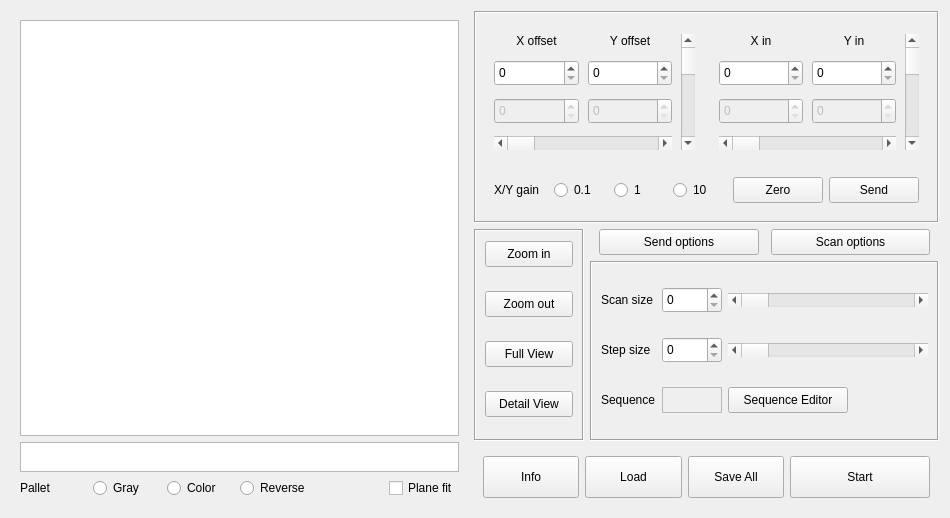
<?xml version="1.0" encoding="UTF-8"?>
<ui version="4.0">
 <class>Scan</class>
 <widget class="QWidget" name="Scan">
  <property name="geometry">
   <rect>
    <x>0</x>
    <y>0</y>
    <width>950</width>
    <height>516</height>
   </rect>
  </property>
  <property name="windowTitle">
   <string>Scan</string>
  </property>
  <layout class="QGridLayout" name="gridLayout_10">
   <item row="4" column="1" colspan="2">
    <widget class="QWidget" name="widget_5" native="true">
     <layout class="QGridLayout" name="gridLayout_9">
      <item row="0" column="0">
       <widget class="QPushButton" name="pushButton_Info_Scan">
        <property name="minimumSize">
         <size>
          <width>0</width>
          <height>42</height>
         </size>
        </property>
        <property name="text">
         <string>Info</string>
        </property>
       </widget>
      </item>
      <item row="0" column="1">
       <widget class="QPushButton" name="pushButton_Load_Scan">
        <property name="minimumSize">
         <size>
          <width>0</width>
          <height>42</height>
         </size>
        </property>
        <property name="text">
         <string>Load</string>
        </property>
       </widget>
      </item>
      <item row="0" column="2">
       <widget class="QPushButton" name="pushButton_SaveAll_Scan">
        <property name="minimumSize">
         <size>
          <width>0</width>
          <height>42</height>
         </size>
        </property>
        <property name="text">
         <string>Save All</string>
        </property>
       </widget>
      </item>
      <item row="0" column="3">
       <widget class="QPushButton" name="pushButton_Start_Scan">
        <property name="minimumSize">
         <size>
          <width>140</width>
          <height>42</height>
         </size>
        </property>
        <property name="text">
         <string>Start</string>
        </property>
       </widget>
      </item>
     </layout>
    </widget>
   </item>
   <item row="0" column="1" colspan="2">
    <widget class="QFrame" name="XY">
     <property name="frameShape">
      <enum>QFrame::Box</enum>
     </property>
     <property name="frameShadow">
      <enum>QFrame::Sunken</enum>
     </property>
     <property name="midLineWidth">
      <number>0</number>
     </property>
     <layout class="QGridLayout" name="gridLayout_5">
      <item row="0" column="1">
       <widget class="QWidget" name="widget_2" native="true">
        <property name="minimumSize">
         <size>
          <width>0</width>
          <height>140</height>
         </size>
        </property>
        <layout class="QGridLayout" name="gridLayout_3">
         <property name="spacing">
          <number>9</number>
         </property>
         <item row="0" column="1">
          <widget class="QLabel" name="label_8">
           <property name="sizePolicy">
            <sizepolicy hsizetype="Preferred" vsizetype="Maximum">
             <horstretch>0</horstretch>
             <verstretch>0</verstretch>
            </sizepolicy>
           </property>
           <property name="layoutDirection">
            <enum>Qt::LeftToRight</enum>
           </property>
           <property name="text">
            <string>Y in</string>
           </property>
           <property name="alignment">
            <set>Qt::AlignCenter</set>
           </property>
          </widget>
         </item>
         <item row="3" column="0" colspan="2">
          <widget class="QScrollBar" name="scrollBar_Xin_XY">
           <property name="orientation">
            <enum>Qt::Horizontal</enum>
           </property>
          </widget>
         </item>
         <item row="1" column="0">
          <widget class="QSpinBox" name="spinBox_XinInput_XY">
           <property name="sizePolicy">
            <sizepolicy hsizetype="Minimum" vsizetype="Preferred">
             <horstretch>0</horstretch>
             <verstretch>0</verstretch>
            </sizepolicy>
           </property>
           <property name="minimumSize">
            <size>
             <width>0</width>
             <height>0</height>
            </size>
           </property>
           <property name="maximumSize">
            <size>
             <width>16777215</width>
             <height>26</height>
            </size>
           </property>
          </widget>
         </item>
         <item row="2" column="0">
          <widget class="QSpinBox" name="spinBox_XinIndication_XY">
           <property name="enabled">
            <bool>false</bool>
           </property>
           <property name="sizePolicy">
            <sizepolicy hsizetype="Minimum" vsizetype="Preferred">
             <horstretch>0</horstretch>
             <verstretch>0</verstretch>
            </sizepolicy>
           </property>
           <property name="minimumSize">
            <size>
             <width>0</width>
             <height>0</height>
            </size>
           </property>
           <property name="maximumSize">
            <size>
             <width>16777215</width>
             <height>26</height>
            </size>
           </property>
          </widget>
         </item>
         <item row="2" column="1">
          <widget class="QSpinBox" name="spinBox_YinIndication_XY">
           <property name="enabled">
            <bool>false</bool>
           </property>
           <property name="sizePolicy">
            <sizepolicy hsizetype="Minimum" vsizetype="Preferred">
             <horstretch>0</horstretch>
             <verstretch>0</verstretch>
            </sizepolicy>
           </property>
           <property name="minimumSize">
            <size>
             <width>0</width>
             <height>0</height>
            </size>
           </property>
           <property name="maximumSize">
            <size>
             <width>16777215</width>
             <height>26</height>
            </size>
           </property>
          </widget>
         </item>
         <item row="0" column="0">
          <widget class="QLabel" name="label_7">
           <property name="sizePolicy">
            <sizepolicy hsizetype="Preferred" vsizetype="Maximum">
             <horstretch>0</horstretch>
             <verstretch>0</verstretch>
            </sizepolicy>
           </property>
           <property name="layoutDirection">
            <enum>Qt::LeftToRight</enum>
           </property>
           <property name="text">
            <string>X in</string>
           </property>
           <property name="alignment">
            <set>Qt::AlignCenter</set>
           </property>
          </widget>
         </item>
         <item row="1" column="1">
          <widget class="QSpinBox" name="spinBox_YinInput_XY">
           <property name="sizePolicy">
            <sizepolicy hsizetype="Minimum" vsizetype="Preferred">
             <horstretch>0</horstretch>
             <verstretch>0</verstretch>
            </sizepolicy>
           </property>
           <property name="minimumSize">
            <size>
             <width>0</width>
             <height>0</height>
            </size>
           </property>
           <property name="maximumSize">
            <size>
             <width>16777215</width>
             <height>26</height>
            </size>
           </property>
          </widget>
         </item>
         <item row="0" column="2" rowspan="4">
          <widget class="QScrollBar" name="scrollBar_Yin_XY">
           <property name="orientation">
            <enum>Qt::Vertical</enum>
           </property>
          </widget>
         </item>
        </layout>
       </widget>
      </item>
      <item row="1" column="0" colspan="2">
       <widget class="QWidget" name="widget_3" native="true">
        <layout class="QGridLayout" name="gridLayout_4">
         <item row="0" column="0">
          <widget class="QLabel" name="label_13">
           <property name="text">
            <string>X/Y gain</string>
           </property>
          </widget>
         </item>
         <item row="0" column="1">
          <widget class="QRadioButton" name="radioButton_Gain0_1_XY">
           <property name="text">
            <string>0.1</string>
           </property>
          </widget>
         </item>
         <item row="0" column="2">
          <widget class="QRadioButton" name="radioButton_Gain1_XY">
           <property name="text">
            <string>1</string>
           </property>
          </widget>
         </item>
         <item row="0" column="3">
          <widget class="QRadioButton" name="radioButton_Gain10_XY">
           <property name="text">
            <string>10</string>
           </property>
          </widget>
         </item>
         <item row="0" column="4">
          <widget class="QPushButton" name="pushButton_Zero_XY">
           <property name="minimumSize">
            <size>
             <width>90</width>
             <height>26</height>
            </size>
           </property>
           <property name="text">
            <string>Zero</string>
           </property>
          </widget>
         </item>
         <item row="0" column="5">
          <widget class="QPushButton" name="pushButton_Send_XY">
           <property name="minimumSize">
            <size>
             <width>90</width>
             <height>26</height>
            </size>
           </property>
           <property name="text">
            <string>Send</string>
           </property>
          </widget>
         </item>
        </layout>
       </widget>
      </item>
      <item row="0" column="0">
       <widget class="QWidget" name="widget" native="true">
        <property name="minimumSize">
         <size>
          <width>0</width>
          <height>140</height>
         </size>
        </property>
        <layout class="QGridLayout" name="gridLayout_2">
         <property name="spacing">
          <number>9</number>
         </property>
         <item row="0" column="2" rowspan="4">
          <widget class="QScrollBar" name="scrollBar_Yoffset_XY">
           <property name="orientation">
            <enum>Qt::Vertical</enum>
           </property>
          </widget>
         </item>
         <item row="2" column="1">
          <widget class="QSpinBox" name="spinBox_YoffsetIndication_XY">
           <property name="enabled">
            <bool>false</bool>
           </property>
           <property name="sizePolicy">
            <sizepolicy hsizetype="Minimum" vsizetype="Preferred">
             <horstretch>0</horstretch>
             <verstretch>0</verstretch>
            </sizepolicy>
           </property>
           <property name="minimumSize">
            <size>
             <width>0</width>
             <height>0</height>
            </size>
           </property>
           <property name="maximumSize">
            <size>
             <width>16777215</width>
             <height>26</height>
            </size>
           </property>
          </widget>
         </item>
         <item row="0" column="1">
          <widget class="QLabel" name="label_2">
           <property name="sizePolicy">
            <sizepolicy hsizetype="Preferred" vsizetype="Maximum">
             <horstretch>0</horstretch>
             <verstretch>0</verstretch>
            </sizepolicy>
           </property>
           <property name="layoutDirection">
            <enum>Qt::LeftToRight</enum>
           </property>
           <property name="text">
            <string>Y offset</string>
           </property>
           <property name="alignment">
            <set>Qt::AlignCenter</set>
           </property>
          </widget>
         </item>
         <item row="3" column="0" colspan="2">
          <widget class="QScrollBar" name="scrollBar_Xoffset_XY">
           <property name="orientation">
            <enum>Qt::Horizontal</enum>
           </property>
          </widget>
         </item>
         <item row="1" column="1">
          <widget class="QSpinBox" name="spinBox_YoffsetInput_XY">
           <property name="sizePolicy">
            <sizepolicy hsizetype="Minimum" vsizetype="Preferred">
             <horstretch>0</horstretch>
             <verstretch>0</verstretch>
            </sizepolicy>
           </property>
           <property name="minimumSize">
            <size>
             <width>0</width>
             <height>0</height>
            </size>
           </property>
           <property name="maximumSize">
            <size>
             <width>16777215</width>
             <height>26</height>
            </size>
           </property>
          </widget>
         </item>
         <item row="1" column="0">
          <widget class="QSpinBox" name="spinBox_XoffsetInput_XY">
           <property name="sizePolicy">
            <sizepolicy hsizetype="Minimum" vsizetype="Preferred">
             <horstretch>0</horstretch>
             <verstretch>0</verstretch>
            </sizepolicy>
           </property>
           <property name="minimumSize">
            <size>
             <width>0</width>
             <height>0</height>
            </size>
           </property>
           <property name="maximumSize">
            <size>
             <width>16777215</width>
             <height>26</height>
            </size>
           </property>
          </widget>
         </item>
         <item row="0" column="0">
          <widget class="QLabel" name="label">
           <property name="sizePolicy">
            <sizepolicy hsizetype="Preferred" vsizetype="Maximum">
             <horstretch>0</horstretch>
             <verstretch>0</verstretch>
            </sizepolicy>
           </property>
           <property name="layoutDirection">
            <enum>Qt::LeftToRight</enum>
           </property>
           <property name="text">
            <string>X offset</string>
           </property>
           <property name="alignment">
            <set>Qt::AlignCenter</set>
           </property>
          </widget>
         </item>
         <item row="2" column="0">
          <widget class="QSpinBox" name="spinBox_XoffsetIndication_XY">
           <property name="enabled">
            <bool>false</bool>
           </property>
           <property name="sizePolicy">
            <sizepolicy hsizetype="Minimum" vsizetype="Preferred">
             <horstretch>0</horstretch>
             <verstretch>0</verstretch>
            </sizepolicy>
           </property>
           <property name="minimumSize">
            <size>
             <width>0</width>
             <height>0</height>
            </size>
           </property>
           <property name="maximumSize">
            <size>
             <width>16777215</width>
             <height>26</height>
            </size>
           </property>
          </widget>
         </item>
        </layout>
       </widget>
      </item>
     </layout>
    </widget>
   </item>
   <item row="0" column="0" rowspan="5">
    <widget class="QWidget" name="widget" native="true">
     <property name="minimumSize">
      <size>
       <width>420</width>
       <height>0</height>
      </size>
     </property>
     <layout class="QGridLayout" name="gridLayout">
      <item row="0" column="0" colspan="6">
       <widget class="QGraphicsView" name="graphicsView_Scan">
        <property name="sizePolicy">
         <sizepolicy hsizetype="Expanding" vsizetype="Expanding">
          <horstretch>1</horstretch>
          <verstretch>1</verstretch>
         </sizepolicy>
        </property>
       </widget>
      </item>
      <item row="1" column="0" colspan="6">
       <widget class="QGraphicsView" name="graphicsView_ColorBar_Scan">
        <property name="sizePolicy">
         <sizepolicy hsizetype="Expanding" vsizetype="Fixed">
          <horstretch>0</horstretch>
          <verstretch>0</verstretch>
         </sizepolicy>
        </property>
        <property name="minimumSize">
         <size>
          <width>0</width>
          <height>0</height>
         </size>
        </property>
        <property name="maximumSize">
         <size>
          <width>16777215</width>
          <height>30</height>
         </size>
        </property>
       </widget>
      </item>
      <item row="2" column="5">
       <widget class="QCheckBox" name="checkBox_PlaneFit_Scan">
        <property name="text">
         <string>Plane fit</string>
        </property>
       </widget>
      </item>
      <item row="2" column="0">
       <widget class="QLabel" name="label_20">
        <property name="text">
         <string>Pallet</string>
        </property>
       </widget>
      </item>
      <item row="2" column="1">
       <widget class="QRadioButton" name="radioButton_Gray_Scan">
        <property name="text">
         <string>Gray</string>
        </property>
       </widget>
      </item>
      <item row="2" column="2">
       <widget class="QRadioButton" name="radioButton_Color_Scan">
        <property name="text">
         <string>Color</string>
        </property>
       </widget>
      </item>
      <item row="2" column="3">
       <widget class="QRadioButton" name="radioButton_Reverse_Scan">
        <property name="text">
         <string>Reverse</string>
        </property>
       </widget>
      </item>
     </layout>
    </widget>
   </item>
   <item row="2" column="2" rowspan="2">
    <widget class="QFrame" name="ScanControl">
     <property name="minimumSize">
      <size>
       <width>0</width>
       <height>180</height>
      </size>
     </property>
     <property name="frameShape">
      <enum>QFrame::Box</enum>
     </property>
     <property name="frameShadow">
      <enum>QFrame::Sunken</enum>
     </property>
     <layout class="QGridLayout" name="gridLayout_7">
      <property name="verticalSpacing">
       <number>9</number>
      </property>
      <item row="1" column="0">
       <widget class="QLabel" name="label_15">
        <property name="sizePolicy">
         <sizepolicy hsizetype="Maximum" vsizetype="Preferred">
          <horstretch>0</horstretch>
          <verstretch>0</verstretch>
         </sizepolicy>
        </property>
        <property name="text">
         <string>Step size</string>
        </property>
       </widget>
      </item>
      <item row="0" column="0">
       <widget class="QLabel" name="label_14">
        <property name="sizePolicy">
         <sizepolicy hsizetype="Maximum" vsizetype="Preferred">
          <horstretch>0</horstretch>
          <verstretch>0</verstretch>
         </sizepolicy>
        </property>
        <property name="text">
         <string>Scan size</string>
        </property>
       </widget>
      </item>
      <item row="2" column="0">
       <widget class="QLabel" name="label_18">
        <property name="sizePolicy">
         <sizepolicy hsizetype="Maximum" vsizetype="Preferred">
          <horstretch>0</horstretch>
          <verstretch>0</verstretch>
         </sizepolicy>
        </property>
        <property name="text">
         <string>Sequence</string>
        </property>
       </widget>
      </item>
      <item row="2" column="3">
       <widget class="QPushButton" name="pushButton_SeqEditor_ScanControl">
        <property name="minimumSize">
         <size>
          <width>0</width>
          <height>26</height>
         </size>
        </property>
        <property name="maximumSize">
         <size>
          <width>120</width>
          <height>16777215</height>
         </size>
        </property>
        <property name="text">
         <string>Sequence Editor</string>
        </property>
       </widget>
      </item>
      <item row="2" column="1">
       <widget class="QLabel" name="label_Seq_ScanControl">
        <property name="minimumSize">
         <size>
          <width>60</width>
          <height>26</height>
         </size>
        </property>
        <property name="frameShape">
         <enum>QFrame::StyledPanel</enum>
        </property>
        <property name="frameShadow">
         <enum>QFrame::Sunken</enum>
        </property>
        <property name="text">
         <string/>
        </property>
       </widget>
      </item>
      <item row="1" column="3">
       <widget class="QScrollBar" name="scrollBar_StepSize_ScanControl">
        <property name="minimumSize">
         <size>
          <width>200</width>
          <height>0</height>
         </size>
        </property>
        <property name="orientation">
         <enum>Qt::Horizontal</enum>
        </property>
       </widget>
      </item>
      <item row="0" column="3">
       <widget class="QScrollBar" name="scrollBar_ScanSize_ScanControl">
        <property name="minimumSize">
         <size>
          <width>200</width>
          <height>0</height>
         </size>
        </property>
        <property name="orientation">
         <enum>Qt::Horizontal</enum>
        </property>
       </widget>
      </item>
      <item row="1" column="1">
       <widget class="QSpinBox" name="spinBox_StepSize_ScanControl">
        <property name="sizePolicy">
         <sizepolicy hsizetype="Minimum" vsizetype="Preferred">
          <horstretch>0</horstretch>
          <verstretch>0</verstretch>
         </sizepolicy>
        </property>
        <property name="minimumSize">
         <size>
          <width>0</width>
          <height>26</height>
         </size>
        </property>
        <property name="maximumSize">
         <size>
          <width>16777215</width>
          <height>28</height>
         </size>
        </property>
       </widget>
      </item>
      <item row="0" column="1">
       <widget class="QSpinBox" name="spinBox_ScanSize_ScanControl">
        <property name="sizePolicy">
         <sizepolicy hsizetype="Minimum" vsizetype="Preferred">
          <horstretch>0</horstretch>
          <verstretch>0</verstretch>
         </sizepolicy>
        </property>
        <property name="minimumSize">
         <size>
          <width>0</width>
          <height>26</height>
         </size>
        </property>
        <property name="maximumSize">
         <size>
          <width>16777215</width>
          <height>28</height>
         </size>
        </property>
       </widget>
      </item>
     </layout>
    </widget>
   </item>
   <item row="1" column="2">
    <widget class="QWidget" name="widget_4" native="true">
     <layout class="QGridLayout" name="gridLayout_8">
      <property name="topMargin">
       <number>0</number>
      </property>
      <property name="bottomMargin">
       <number>0</number>
      </property>
      <property name="horizontalSpacing">
       <number>12</number>
      </property>
      <property name="verticalSpacing">
       <number>6</number>
      </property>
      <item row="0" column="0">
       <widget class="QPushButton" name="pushButton_SendOptions_Scan">
        <property name="minimumSize">
         <size>
          <width>0</width>
          <height>26</height>
         </size>
        </property>
        <property name="text">
         <string>Send options</string>
        </property>
       </widget>
      </item>
      <item row="0" column="1">
       <widget class="QPushButton" name="pushButton_ScanOptions_Scan">
        <property name="minimumSize">
         <size>
          <width>0</width>
          <height>26</height>
         </size>
        </property>
        <property name="text">
         <string>Scan options</string>
        </property>
       </widget>
      </item>
     </layout>
    </widget>
   </item>
   <item row="1" column="1" rowspan="3">
    <widget class="QFrame" name="ViewControl">
     <property name="minimumSize">
      <size>
       <width>110</width>
       <height>180</height>
      </size>
     </property>
     <property name="maximumSize">
      <size>
       <width>130</width>
       <height>16777215</height>
      </size>
     </property>
     <property name="frameShape">
      <enum>QFrame::Box</enum>
     </property>
     <property name="frameShadow">
      <enum>QFrame::Sunken</enum>
     </property>
     <layout class="QGridLayout" name="gridLayout_6">
      <property name="topMargin">
       <number>0</number>
      </property>
      <property name="verticalSpacing">
       <number>14</number>
      </property>
      <item row="0" column="0">
       <widget class="QPushButton" name="pushButton_ZoomIn_ViewControl">
        <property name="minimumSize">
         <size>
          <width>0</width>
          <height>26</height>
         </size>
        </property>
        <property name="text">
         <string>Zoom in</string>
        </property>
       </widget>
      </item>
      <item row="1" column="0">
       <widget class="QPushButton" name="pushButton_ZoomOut_ViewControl">
        <property name="minimumSize">
         <size>
          <width>0</width>
          <height>26</height>
         </size>
        </property>
        <property name="text">
         <string>Zoom out</string>
        </property>
       </widget>
      </item>
      <item row="2" column="0">
       <widget class="QPushButton" name="pushButton_Full_ViewControl">
        <property name="minimumSize">
         <size>
          <width>0</width>
          <height>26</height>
         </size>
        </property>
        <property name="text">
         <string>Full View</string>
        </property>
       </widget>
      </item>
      <item row="3" column="0">
       <widget class="QPushButton" name="pushButton_Detail_ViewControl">
        <property name="minimumSize">
         <size>
          <width>0</width>
          <height>26</height>
         </size>
        </property>
        <property name="text">
         <string>Detail View</string>
        </property>
       </widget>
      </item>
     </layout>
    </widget>
   </item>
  </layout>
 </widget>
 <resources/>
 <connections/>
</ui>
